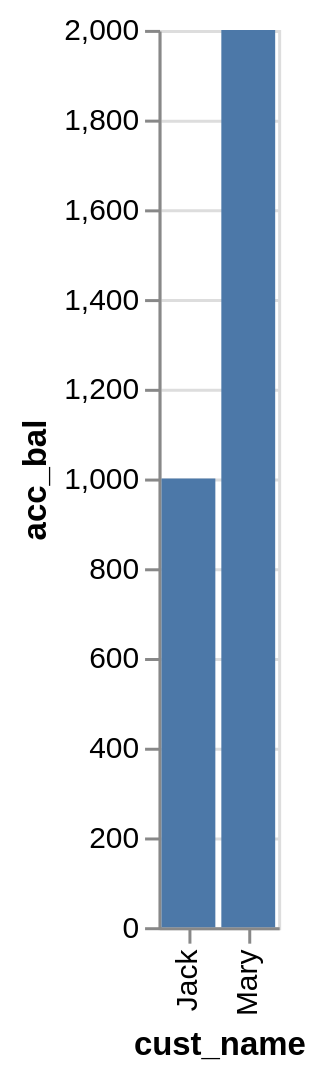

Source (Vega-Lite JSON):
### Vega-Lite specification from a JSON file in a GitHub repository (floating-point values rounded to 4 significant figures)
{"data": {"values": [{"x_data": "Jack", "y_data": 1000}, {"x_data": "Mary", "y_data": 2000}]}, "mark": "bar", "encoding": {"x": {"field": "x_data", "type": "nominal", "title": "cust_name", "sort": "ascending"}, "y": {"field": "y_data", "type": "quantitative", "title": "acc_bal"}}}
